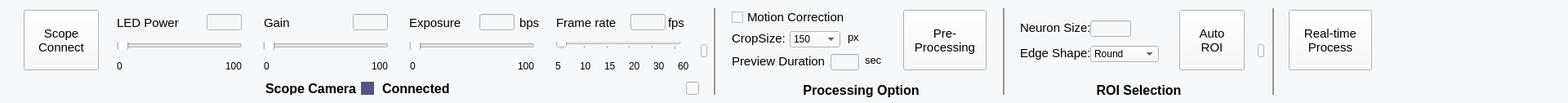
   <widget class="QWidget" name="widget_68" native="true">
    <property name="geometry">
     <rect>
      <x>0</x>
      <y>40</y>
      <width>1920</width>
      <height>126</height>
     </rect>
    </property>
    <property name="sizePolicy">
     <sizepolicy hsizetype="Preferred" vsizetype="Fixed">
      <horstretch>0</horstretch>
      <verstretch>0</verstretch>
     </sizepolicy>
    </property>
    <property name="minimumSize">
     <size>
      <width>1920</width>
      <height>126</height>
     </size>
    </property>
    <property name="styleSheet">
     <string notr="true">background-color: rgb(245, 248, 250);</string>
    </property>
    <widget class="QLabel" name="label_141">
     <property name="geometry">
      <rect>
       <x>680</x>
       <y>70</y>
       <width>21</width>
       <height>21</height>
      </rect>
     </property>
     <property name="font">
      <font>
       <family>Arial</family>
       <pointsize>9</pointsize>
      </font>
     </property>
     <property name="layoutDirection">
      <enum>Qt::LeftToRight</enum>
     </property>
     <property name="text">
      <string>5</string>
     </property>
     <property name="alignment">
      <set>Qt::AlignLeading|Qt::AlignLeft|Qt::AlignVCenter</set>
     </property>
    </widget>
    <widget class="QLabel" name="label_142">
     <property name="geometry">
      <rect>
       <x>143</x>
       <y>17</y>
       <width>91</width>
       <height>21</height>
      </rect>
     </property>
     <property name="font">
      <font>
       <family>Arial</family>
       <pointsize>11</pointsize>
      </font>
     </property>
     <property name="text">
      <string>LED Power</string>
     </property>
    </widget>
    <widget class="QSlider" name="OnscopeFRslider">
     <property name="geometry">
      <rect>
       <x>680</x>
       <y>51</y>
       <width>154</width>
       <height>10</height>
      </rect>
     </property>
     <property name="sizePolicy">
      <sizepolicy hsizetype="Fixed" vsizetype="Fixed">
       <horstretch>0</horstretch>
       <verstretch>0</verstretch>
      </sizepolicy>
     </property>
     <property name="minimumSize">
      <size>
       <width>154</width>
       <height>10</height>
      </size>
     </property>
     <property name="mouseTracking">
      <bool>false</bool>
     </property>
     <property name="minimum">
      <number>0</number>
     </property>
     <property name="maximum">
      <number>5</number>
     </property>
     <property name="singleStep">
      <number>1</number>
     </property>
     <property name="pageStep">
      <number>1</number>
     </property>
     <property name="value">
      <number>0</number>
     </property>
     <property name="sliderPosition">
      <number>0</number>
     </property>
     <property name="orientation">
      <enum>Qt::Horizontal</enum>
     </property>
     <property name="invertedControls">
      <bool>false</bool>
     </property>
     <property name="tickPosition">
      <enum>QSlider::TicksBelow</enum>
     </property>
     <property name="tickInterval">
      <number>1</number>
     </property>
    </widget>
    <widget class="QLabel" name="label_143">
     <property name="geometry">
      <rect>
       <x>770</x>
       <y>70</y>
       <width>21</width>
       <height>21</height>
      </rect>
     </property>
     <property name="font">
      <font>
       <family>Arial</family>
       <pointsize>9</pointsize>
      </font>
     </property>
     <property name="layoutDirection">
      <enum>Qt::LeftToRight</enum>
     </property>
     <property name="text">
      <string>20</string>
     </property>
     <property name="alignment">
      <set>Qt::AlignLeading|Qt::AlignLeft|Qt::AlignVCenter</set>
     </property>
    </widget>
    <widget class="QLabel" name="label_144">
     <property name="geometry">
      <rect>
       <x>323</x>
       <y>17</y>
       <width>67</width>
       <height>21</height>
      </rect>
     </property>
     <property name="font">
      <font>
       <family>Arial</family>
       <pointsize>11</pointsize>
      </font>
     </property>
     <property name="text">
      <string>Gain</string>
     </property>
    </widget>
    <widget class="QLabel" name="label_145">
     <property name="geometry">
      <rect>
       <x>143</x>
       <y>70</y>
       <width>21</width>
       <height>21</height>
      </rect>
     </property>
     <property name="font">
      <font>
       <family>Arial</family>
       <pointsize>9</pointsize>
      </font>
     </property>
     <property name="layoutDirection">
      <enum>Qt::LeftToRight</enum>
     </property>
     <property name="text">
      <string>0</string>
     </property>
     <property name="alignment">
      <set>Qt::AlignLeading|Qt::AlignLeft|Qt::AlignVCenter</set>
     </property>
    </widget>
    <widget class="QLabel" name="label_146">
     <property name="geometry">
      <rect>
       <x>323</x>
       <y>70</y>
       <width>21</width>
       <height>21</height>
      </rect>
     </property>
     <property name="font">
      <font>
       <family>Arial</family>
       <pointsize>9</pointsize>
      </font>
     </property>
     <property name="layoutDirection">
      <enum>Qt::LeftToRight</enum>
     </property>
     <property name="text">
      <string>0</string>
     </property>
     <property name="alignment">
      <set>Qt::AlignLeading|Qt::AlignLeft|Qt::AlignVCenter</set>
     </property>
    </widget>
    <widget class="QSlider" name="OnscopeLEDslider">
     <property name="geometry">
      <rect>
       <x>143</x>
       <y>51</y>
       <width>154</width>
       <height>10</height>
      </rect>
     </property>
     <property name="sizePolicy">
      <sizepolicy hsizetype="Fixed" vsizetype="Fixed">
       <horstretch>0</horstretch>
       <verstretch>0</verstretch>
      </sizepolicy>
     </property>
     <property name="minimumSize">
      <size>
       <width>154</width>
       <height>10</height>
      </size>
     </property>
     <property name="orientation">
      <enum>Qt::Horizontal</enum>
     </property>
    </widget>
    <widget class="QLabel" name="label_147">
     <property name="geometry">
      <rect>
       <x>276</x>
       <y>70</y>
       <width>31</width>
       <height>21</height>
      </rect>
     </property>
     <property name="font">
      <font>
       <family>Arial</family>
       <pointsize>9</pointsize>
      </font>
     </property>
     <property name="layoutDirection">
      <enum>Qt::LeftToRight</enum>
     </property>
     <property name="text">
      <string>100</string>
     </property>
     <property name="alignment">
      <set>Qt::AlignLeading|Qt::AlignLeft|Qt::AlignVCenter</set>
     </property>
    </widget>
    <widget class="QLabel" name="label_149">
     <property name="geometry">
      <rect>
       <x>710</x>
       <y>70</y>
       <width>21</width>
       <height>21</height>
      </rect>
     </property>
     <property name="font">
      <font>
       <family>Arial</family>
       <pointsize>9</pointsize>
      </font>
     </property>
     <property name="layoutDirection">
      <enum>Qt::LeftToRight</enum>
     </property>
     <property name="text">
      <string>10</string>
     </property>
     <property name="alignment">
      <set>Qt::AlignLeading|Qt::AlignLeft|Qt::AlignVCenter</set>
     </property>
    </widget>
    <widget class="QLabel" name="label_150">
     <property name="geometry">
      <rect>
       <x>501</x>
       <y>17</y>
       <width>91</width>
       <height>21</height>
      </rect>
     </property>
     <property name="font">
      <font>
       <family>Arial</family>
       <pointsize>11</pointsize>
      </font>
     </property>
     <property name="text">
      <string>Exposure</string>
     </property>
    </widget>
    <widget class="QSlider" name="OnscopeExposureSlider">
     <property name="geometry">
      <rect>
       <x>501</x>
       <y>51</y>
       <width>154</width>
       <height>10</height>
      </rect>
     </property>
     <property name="sizePolicy">
      <sizepolicy hsizetype="Fixed" vsizetype="Fixed">
       <horstretch>0</horstretch>
       <verstretch>0</verstretch>
      </sizepolicy>
     </property>
     <property name="minimumSize">
      <size>
       <width>154</width>
       <height>10</height>
      </size>
     </property>
     <property name="cursor">
      <cursorShape>WaitCursor</cursorShape>
     </property>
     <property name="orientation">
      <enum>Qt::Horizontal</enum>
     </property>
    </widget>
    <widget class="QWidget" name="OnScopeCamSign" native="true">
     <property name="geometry">
      <rect>
       <x>442</x>
       <y>100</y>
       <width>16</width>
       <height>16</height>
      </rect>
     </property>
     <property name="styleSheet">
      <string notr="true">background-color: rgb(85, 85, 127);</string>
     </property>
    </widget>
    <widget class="QLabel" name="label_151">
     <property name="geometry">
      <rect>
       <x>325</x>
       <y>100</y>
       <width>115</width>
       <height>16</height>
      </rect>
     </property>
     <property name="font">
      <font>
       <family>Arial</family>
       <pointsize>12</pointsize>
       <weight>75</weight>
       <bold>true</bold>
      </font>
     </property>
     <property name="text">
      <string>Scope Camera</string>
     </property>
    </widget>
    <widget class="QPushButton" name="pushButton_120">
     <property name="geometry">
      <rect>
       <x>840</x>
       <y>100</y>
       <width>16</width>
       <height>16</height>
      </rect>
     </property>
     <property name="text">
      <string/>
     </property>
    </widget>
    <widget class="QLineEdit" name="OnscopeGainValue">
     <property name="geometry">
      <rect>
       <x>432</x>
       <y>17</y>
       <width>43</width>
       <height>20</height>
      </rect>
     </property>
     <property name="sizePolicy">
      <sizepolicy hsizetype="Fixed" vsizetype="Fixed">
       <horstretch>0</horstretch>
       <verstretch>0</verstretch>
      </sizepolicy>
     </property>
     <property name="minimumSize">
      <size>
       <width>43</width>
       <height>20</height>
      </size>
     </property>
    </widget>
    <widget class="QLabel" name="label_152">
     <property name="geometry">
      <rect>
       <x>455</x>
       <y>70</y>
       <width>31</width>
       <height>21</height>
      </rect>
     </property>
     <property name="font">
      <font>
       <family>Arial</family>
       <pointsize>9</pointsize>
      </font>
     </property>
     <property name="layoutDirection">
      <enum>Qt::LeftToRight</enum>
     </property>
     <property name="text">
      <string>100</string>
     </property>
     <property name="alignment">
      <set>Qt::AlignLeading|Qt::AlignLeft|Qt::AlignVCenter</set>
     </property>
    </widget>
    <widget class="QLabel" name="label_153">
     <property name="geometry">
      <rect>
       <x>634</x>
       <y>70</y>
       <width>31</width>
       <height>21</height>
      </rect>
     </property>
     <property name="font">
      <font>
       <family>Arial</family>
       <pointsize>9</pointsize>
      </font>
     </property>
     <property name="layoutDirection">
      <enum>Qt::LeftToRight</enum>
     </property>
     <property name="text">
      <string>100</string>
     </property>
     <property name="alignment">
      <set>Qt::AlignLeading|Qt::AlignLeft|Qt::AlignVCenter</set>
     </property>
    </widget>
    <widget class="QLabel" name="label_154">
     <property name="geometry">
      <rect>
       <x>830</x>
       <y>70</y>
       <width>31</width>
       <height>21</height>
      </rect>
     </property>
     <property name="font">
      <font>
       <family>Arial</family>
       <pointsize>9</pointsize>
      </font>
     </property>
     <property name="layoutDirection">
      <enum>Qt::LeftToRight</enum>
     </property>
     <property name="text">
      <string>60</string>
     </property>
     <property name="alignment">
      <set>Qt::AlignLeading|Qt::AlignLeft|Qt::AlignVCenter</set>
     </property>
    </widget>
    <widget class="QSlider" name="OnscopeGainSlider">
     <property name="geometry">
      <rect>
       <x>322</x>
       <y>51</y>
       <width>154</width>
       <height>10</height>
      </rect>
     </property>
     <property name="sizePolicy">
      <sizepolicy hsizetype="Fixed" vsizetype="Fixed">
       <horstretch>0</horstretch>
       <verstretch>0</verstretch>
      </sizepolicy>
     </property>
     <property name="minimumSize">
      <size>
       <width>154</width>
       <height>10</height>
      </size>
     </property>
     <property name="orientation">
      <enum>Qt::Horizontal</enum>
     </property>
    </widget>
    <widget class="QLabel" name="label_155">
     <property name="geometry">
      <rect>
       <x>818</x>
       <y>17</y>
       <width>31</width>
       <height>21</height>
      </rect>
     </property>
     <property name="font">
      <font>
       <family>Arial</family>
       <pointsize>11</pointsize>
      </font>
     </property>
     <property name="text">
      <string>fps</string>
     </property>
    </widget>
    <widget class="QLabel" name="label_156">
     <property name="geometry">
      <rect>
       <x>740</x>
       <y>70</y>
       <width>21</width>
       <height>21</height>
      </rect>
     </property>
     <property name="font">
      <font>
       <family>Arial</family>
       <pointsize>9</pointsize>
      </font>
     </property>
     <property name="layoutDirection">
      <enum>Qt::LeftToRight</enum>
     </property>
     <property name="text">
      <string>15</string>
     </property>
     <property name="alignment">
      <set>Qt::AlignLeading|Qt::AlignLeft|Qt::AlignVCenter</set>
     </property>
    </widget>
    <widget class="QLabel" name="label_157">
     <property name="geometry">
      <rect>
       <x>681</x>
       <y>17</y>
       <width>91</width>
       <height>21</height>
      </rect>
     </property>
     <property name="font">
      <font>
       <family>Arial</family>
       <pointsize>11</pointsize>
      </font>
     </property>
     <property name="text">
      <string>Frame rate</string>
     </property>
    </widget>
    <widget class="QPushButton" name="OnScopeCamButton">
     <property name="geometry">
      <rect>
       <x>29</x>
       <y>12</y>
       <width>92</width>
       <height>74</height>
      </rect>
     </property>
     <property name="minimumSize">
      <size>
       <width>92</width>
       <height>74</height>
      </size>
     </property>
     <property name="font">
      <font>
       <family>Arial</family>
       <pointsize>11</pointsize>
      </font>
     </property>
     <property name="text">
      <string>Scope
Connect</string>
     </property>
    </widget>
    <widget class="QLineEdit" name="OnscopeLEDvalue">
     <property name="geometry">
      <rect>
       <x>253</x>
       <y>17</y>
       <width>43</width>
       <height>20</height>
      </rect>
     </property>
     <property name="sizePolicy">
      <sizepolicy hsizetype="Fixed" vsizetype="Fixed">
       <horstretch>0</horstretch>
       <verstretch>0</verstretch>
      </sizepolicy>
     </property>
     <property name="minimumSize">
      <size>
       <width>43</width>
       <height>20</height>
      </size>
     </property>
    </widget>
    <widget class="QLineEdit" name="OnscopeFRvalue">
     <property name="geometry">
      <rect>
       <x>772</x>
       <y>17</y>
       <width>43</width>
       <height>20</height>
      </rect>
     </property>
     <property name="sizePolicy">
      <sizepolicy hsizetype="Fixed" vsizetype="Fixed">
       <horstretch>0</horstretch>
       <verstretch>0</verstretch>
      </sizepolicy>
     </property>
     <property name="minimumSize">
      <size>
       <width>43</width>
       <height>20</height>
      </size>
     </property>
    </widget>
    <widget class="QLabel" name="label_158">
     <property name="geometry">
      <rect>
       <x>800</x>
       <y>70</y>
       <width>21</width>
       <height>21</height>
      </rect>
     </property>
     <property name="font">
      <font>
       <family>Arial</family>
       <pointsize>9</pointsize>
      </font>
     </property>
     <property name="layoutDirection">
      <enum>Qt::LeftToRight</enum>
     </property>
     <property name="text">
      <string>30</string>
     </property>
     <property name="alignment">
      <set>Qt::AlignLeading|Qt::AlignLeft|Qt::AlignVCenter</set>
     </property>
    </widget>
    <widget class="QLineEdit" name="OnscopeExposureValue">
     <property name="geometry">
      <rect>
       <x>587</x>
       <y>17</y>
       <width>43</width>
       <height>20</height>
      </rect>
     </property>
     <property name="sizePolicy">
      <sizepolicy hsizetype="Fixed" vsizetype="Fixed">
       <horstretch>0</horstretch>
       <verstretch>0</verstretch>
      </sizepolicy>
     </property>
     <property name="minimumSize">
      <size>
       <width>43</width>
       <height>20</height>
      </size>
     </property>
    </widget>
    <widget class="QLabel" name="OnScopeCamStatusLabel">
     <property name="geometry">
      <rect>
       <x>468</x>
       <y>100</y>
       <width>111</width>
       <height>16</height>
      </rect>
     </property>
     <property name="font">
      <font>
       <family>Arial</family>
       <pointsize>12</pointsize>
       <weight>75</weight>
       <bold>true</bold>
      </font>
     </property>
     <property name="text">
      <string>Connected</string>
     </property>
    </widget>
    <widget class="QWidget" name="widget_87" native="true">
     <property name="geometry">
      <rect>
       <x>874</x>
       <y>10</y>
       <width>2</width>
       <height>106</height>
      </rect>
     </property>
     <property name="sizePolicy">
      <sizepolicy hsizetype="Fixed" vsizetype="Fixed">
       <horstretch>0</horstretch>
       <verstretch>0</verstretch>
      </sizepolicy>
     </property>
     <property name="minimumSize">
      <size>
       <width>2</width>
       <height>106</height>
      </size>
     </property>
     <property name="styleSheet">
      <string notr="true">background-color: rgb(149, 149, 149);</string>
     </property>
    </widget>
    <widget class="QLabel" name="label_148">
     <property name="geometry">
      <rect>
       <x>502</x>
       <y>70</y>
       <width>21</width>
       <height>21</height>
      </rect>
     </property>
     <property name="font">
      <font>
       <family>Arial</family>
       <pointsize>9</pointsize>
      </font>
     </property>
     <property name="layoutDirection">
      <enum>Qt::LeftToRight</enum>
     </property>
     <property name="text">
      <string>0</string>
     </property>
     <property name="alignment">
      <set>Qt::AlignLeading|Qt::AlignLeft|Qt::AlignVCenter</set>
     </property>
    </widget>
    <widget class="QPushButton" name="OnPreProcessingButton">
     <property name="geometry">
      <rect>
       <x>1106</x>
       <y>12</y>
       <width>102</width>
       <height>74</height>
      </rect>
     </property>
     <property name="sizePolicy">
      <sizepolicy hsizetype="Fixed" vsizetype="Fixed">
       <horstretch>0</horstretch>
       <verstretch>0</verstretch>
      </sizepolicy>
     </property>
     <property name="minimumSize">
      <size>
       <width>102</width>
       <height>74</height>
      </size>
     </property>
     <property name="font">
      <font>
       <family>Arial</family>
       <pointsize>11</pointsize>
      </font>
     </property>
     <property name="text">
      <string>Pre-
Processing</string>
     </property>
    </widget>
    <widget class="QLabel" name="label_159">
     <property name="geometry">
      <rect>
       <x>889</x>
       <y>100</y>
       <width>331</width>
       <height>20</height>
      </rect>
     </property>
     <property name="font">
      <font>
       <family>Arial</family>
       <pointsize>12</pointsize>
       <weight>75</weight>
       <bold>true</bold>
      </font>
     </property>
     <property name="text">
      <string>Processing Option</string>
     </property>
     <property name="alignment">
      <set>Qt::AlignCenter</set>
     </property>
    </widget>
    <widget class="QLabel" name="label_160">
     <property name="geometry">
      <rect>
       <x>1038</x>
       <y>38</y>
       <width>41</width>
       <height>16</height>
      </rect>
     </property>
     <property name="font">
      <font>
       <family>Arial</family>
       <pointsize>10</pointsize>
      </font>
     </property>
     <property name="text">
      <string>px</string>
     </property>
     <property name="alignment">
      <set>Qt::AlignLeading|Qt::AlignLeft|Qt::AlignTop</set>
     </property>
    </widget>
    <widget class="QComboBox" name="OnCropSizeValue">
     <property name="geometry">
      <rect>
       <x>967</x>
       <y>38</y>
       <width>62</width>
       <height>20</height>
      </rect>
     </property>
     <property name="minimumSize">
      <size>
       <width>62</width>
       <height>20</height>
      </size>
     </property>
     <item>
      <property name="text">
       <string>150</string>
      </property>
     </item>
     <item>
      <property name="text">
       <string>300</string>
      </property>
     </item>
    </widget>
    <widget class="QCheckBox" name="OnMotionCorrectionCheck">
     <property name="geometry">
      <rect>
       <x>896</x>
       <y>13</y>
       <width>141</width>
       <height>16</height>
      </rect>
     </property>
     <property name="font">
      <font>
       <family>Arial</family>
       <pointsize>11</pointsize>
      </font>
     </property>
     <property name="text">
      <string>Motion Correction</string>
     </property>
    </widget>
    <widget class="QLabel" name="label_161">
     <property name="geometry">
      <rect>
       <x>896</x>
       <y>38</y>
       <width>71</width>
       <height>20</height>
      </rect>
     </property>
     <property name="font">
      <font>
       <family>Arial</family>
       <pointsize>11</pointsize>
      </font>
     </property>
     <property name="text">
      <string>CropSize:</string>
     </property>
     <property name="alignment">
      <set>Qt::AlignLeading|Qt::AlignLeft|Qt::AlignTop</set>
     </property>
    </widget>
    <widget class="QPushButton" name="pushButton_119">
     <property name="geometry">
      <rect>
       <x>858</x>
       <y>54</y>
       <width>8</width>
       <height>16</height>
      </rect>
     </property>
     <property name="minimumSize">
      <size>
       <width>8</width>
       <height>16</height>
      </size>
     </property>
     <property name="text">
      <string/>
     </property>
    </widget>
    <widget class="QLabel" name="label_163">
     <property name="geometry">
      <rect>
       <x>896</x>
       <y>66</y>
       <width>121</width>
       <height>22</height>
      </rect>
     </property>
     <property name="font">
      <font>
       <family>Arial</family>
       <pointsize>11</pointsize>
      </font>
     </property>
     <property name="text">
      <string>Preview Duration</string>
     </property>
     <property name="alignment">
      <set>Qt::AlignLeading|Qt::AlignLeft|Qt::AlignTop</set>
     </property>
    </widget>
    <widget class="QLineEdit" name="OnPreDurationValue">
     <property name="geometry">
      <rect>
       <x>1017</x>
       <y>66</y>
       <width>35</width>
       <height>20</height>
      </rect>
     </property>
     <property name="minimumSize">
      <size>
       <width>35</width>
       <height>20</height>
      </size>
     </property>
    </widget>
    <widget class="QWidget" name="widget_88" native="true">
     <property name="geometry">
      <rect>
       <x>1228</x>
       <y>10</y>
       <width>2</width>
       <height>106</height>
      </rect>
     </property>
     <property name="sizePolicy">
      <sizepolicy hsizetype="Fixed" vsizetype="Fixed">
       <horstretch>0</horstretch>
       <verstretch>0</verstretch>
      </sizepolicy>
     </property>
     <property name="minimumSize">
      <size>
       <width>2</width>
       <height>106</height>
      </size>
     </property>
     <property name="styleSheet">
      <string notr="true">background-color: rgb(149, 149, 149);</string>
     </property>
    </widget>
    <widget class="QLineEdit" name="OnNeuronSizeValue">
     <property name="geometry">
      <rect>
       <x>1335</x>
       <y>25</y>
       <width>50</width>
       <height>20</height>
      </rect>
     </property>
     <property name="minimumSize">
      <size>
       <width>50</width>
       <height>20</height>
      </size>
     </property>
    </widget>
    <widget class="QComboBox" name="OnEdgeShapeValue">
     <property name="geometry">
      <rect>
       <x>1335</x>
       <y>56</y>
       <width>84</width>
       <height>20</height>
      </rect>
     </property>
     <property name="minimumSize">
      <size>
       <width>84</width>
       <height>20</height>
      </size>
     </property>
     <item>
      <property name="text">
       <string>Round</string>
      </property>
     </item>
     <item>
      <property name="text">
       <string>Freehand</string>
      </property>
     </item>
    </widget>
    <widget class="QPushButton" name="OnAutoROIButton">
     <property name="geometry">
      <rect>
       <x>1444</x>
       <y>12</y>
       <width>80</width>
       <height>74</height>
      </rect>
     </property>
     <property name="sizePolicy">
      <sizepolicy hsizetype="Fixed" vsizetype="Fixed">
       <horstretch>0</horstretch>
       <verstretch>0</verstretch>
      </sizepolicy>
     </property>
     <property name="minimumSize">
      <size>
       <width>80</width>
       <height>74</height>
      </size>
     </property>
     <property name="font">
      <font>
       <family>Arial</family>
       <pointsize>11</pointsize>
      </font>
     </property>
     <property name="text">
      <string>Auto
ROI</string>
     </property>
    </widget>
    <widget class="QPushButton" name="OnRealtimeProcessButton">
     <property name="geometry">
      <rect>
       <x>1578</x>
       <y>12</y>
       <width>102</width>
       <height>74</height>
      </rect>
     </property>
     <property name="minimumSize">
      <size>
       <width>102</width>
       <height>74</height>
      </size>
     </property>
     <property name="font">
      <font>
       <family>Arial</family>
       <pointsize>11</pointsize>
      </font>
     </property>
     <property name="text">
      <string>Real-time
Process</string>
     </property>
    </widget>
    <widget class="QLabel" name="label_166">
     <property name="geometry">
      <rect>
       <x>1249</x>
       <y>56</y>
       <width>91</width>
       <height>22</height>
      </rect>
     </property>
     <property name="font">
      <font>
       <family>Arial</family>
       <pointsize>11</pointsize>
      </font>
     </property>
     <property name="text">
      <string>Edge Shape:</string>
     </property>
     <property name="alignment">
      <set>Qt::AlignLeading|Qt::AlignLeft|Qt::AlignTop</set>
     </property>
    </widget>
    <widget class="QLabel" name="label_162">
     <property name="geometry">
      <rect>
       <x>1249</x>
       <y>25</y>
       <width>91</width>
       <height>22</height>
      </rect>
     </property>
     <property name="font">
      <font>
       <family>Arial</family>
       <pointsize>11</pointsize>
      </font>
     </property>
     <property name="text">
      <string>Neuron Size:</string>
     </property>
     <property name="alignment">
      <set>Qt::AlignLeading|Qt::AlignLeft|Qt::AlignTop</set>
     </property>
    </widget>
    <widget class="QPushButton" name="OnROIShowButton">
     <property name="geometry">
      <rect>
       <x>1540</x>
       <y>54</y>
       <width>8</width>
       <height>16</height>
      </rect>
     </property>
     <property name="minimumSize">
      <size>
       <width>8</width>
       <height>16</height>
      </size>
     </property>
     <property name="text">
      <string/>
     </property>
    </widget>
    <widget class="QWidget" name="widget_89" native="true">
     <property name="geometry">
      <rect>
       <x>1558</x>
       <y>10</y>
       <width>2</width>
       <height>106</height>
      </rect>
     </property>
     <property name="sizePolicy">
      <sizepolicy hsizetype="Fixed" vsizetype="Fixed">
       <horstretch>0</horstretch>
       <verstretch>0</verstretch>
      </sizepolicy>
     </property>
     <property name="minimumSize">
      <size>
       <width>2</width>
       <height>106</height>
      </size>
     </property>
     <property name="styleSheet">
      <string notr="true">background-color: rgb(149, 149, 149);</string>
     </property>
    </widget>
    <widget class="QLabel" name="label_164">
     <property name="geometry">
      <rect>
       <x>1239</x>
       <y>100</y>
       <width>311</width>
       <height>20</height>
      </rect>
     </property>
     <property name="font">
      <font>
       <family>Arial</family>
       <pointsize>12</pointsize>
       <weight>75</weight>
       <bold>true</bold>
      </font>
     </property>
     <property name="text">
      <string>ROI Selection</string>
     </property>
     <property name="alignment">
      <set>Qt::AlignCenter</set>
     </property>
    </widget>
    <widget class="QLabel" name="label_218">
     <property name="geometry">
      <rect>
       <x>636</x>
       <y>17</y>
       <width>31</width>
       <height>21</height>
      </rect>
     </property>
     <property name="font">
      <font>
       <family>Arial</family>
       <pointsize>11</pointsize>
      </font>
     </property>
     <property name="text">
      <string>bps</string>
     </property>
    </widget>
    <widget class="QLabel" name="label_219">
     <property name="geometry">
      <rect>
       <x>1059</x>
       <y>66</y>
       <width>41</width>
       <height>16</height>
      </rect>
     </property>
     <property name="font">
      <font>
       <family>Arial</family>
       <pointsize>10</pointsize>
      </font>
     </property>
     <property name="text">
      <string>sec</string>
     </property>
     <property name="alignment">
      <set>Qt::AlignLeading|Qt::AlignLeft|Qt::AlignTop</set>
     </property>
    </widget>
    <zorder>label_141</zorder>
    <zorder>label_142</zorder>
    <zorder>OnscopeFRslider</zorder>
    <zorder>label_143</zorder>
    <zorder>label_144</zorder>
    <zorder>label_145</zorder>
    <zorder>label_146</zorder>
    <zorder>OnscopeLEDslider</zorder>
    <zorder>label_147</zorder>
    <zorder>label_149</zorder>
    <zorder>label_150</zorder>
    <zorder>OnscopeExposureSlider</zorder>
    <zorder>OnScopeCamSign</zorder>
    <zorder>label_151</zorder>
    <zorder>pushButton_120</zorder>
    <zorder>OnscopeGainValue</zorder>
    <zorder>label_152</zorder>
    <zorder>label_153</zorder>
    <zorder>label_154</zorder>
    <zorder>OnscopeGainSlider</zorder>
    <zorder>label_155</zorder>
    <zorder>label_156</zorder>
    <zorder>label_157</zorder>
    <zorder>OnScopeCamButton</zorder>
    <zorder>OnscopeLEDvalue</zorder>
    <zorder>OnscopeFRvalue</zorder>
    <zorder>label_158</zorder>
    <zorder>OnscopeExposureValue</zorder>
    <zorder>OnScopeCamStatusLabel</zorder>
    <zorder>widget_87</zorder>
    <zorder>label_148</zorder>
    <zorder>OnPreProcessingButton</zorder>
    <zorder>label_159</zorder>
    <zorder>label_160</zorder>
    <zorder>OnCropSizeValue</zorder>
    <zorder>OnMotionCorrectionCheck</zorder>
    <zorder>label_161</zorder>
    <zorder>pushButton_119</zorder>
    <zorder>label_163</zorder>
    <zorder>OnPreDurationValue</zorder>
    <zorder>widget_88</zorder>
    <zorder>OnAutoROIButton</zorder>
    <zorder>OnRealtimeProcessButton</zorder>
    <zorder>label_166</zorder>
    <zorder>label_162</zorder>
    <zorder>OnROIShowButton</zorder>
    <zorder>widget_89</zorder>
    <zorder>label_164</zorder>
    <zorder>label_218</zorder>
    <zorder>label_219</zorder>
    <zorder>OnNeuronSizeValue</zorder>
    <zorder>OnEdgeShapeValue</zorder>
   </widget>
